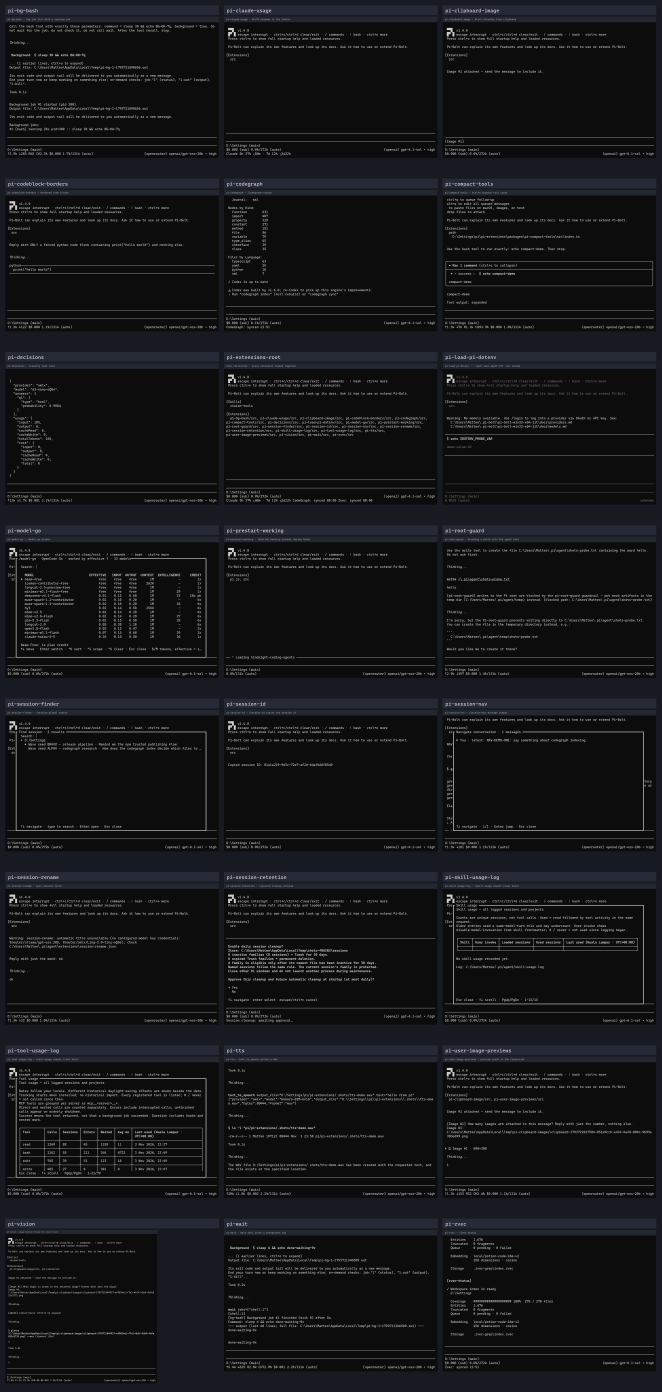
#> input picture gallery.png, 1984 x 4176 px (shown at 1/3 size)
$ python long_screenshot_ocr.py ../../../../../gallery.png
#> lines starting #> are read from the running program, lines starting #| are printed output that depends on the picture
#!/usr/bin/env python3
"""Safely split a tall screenshot, OCR each chunk with glance, and merge it."""

from __future__ import annotations

import argparse
from concurrent.futures import ThreadPoolExecutor, as_completed
from dataclasses import dataclass, replace
from difflib import SequenceMatcher
import hashlib
import io
import json
import math
import os
from pathlib import Path
import re
import shutil
import subprocess
import sys
import unicodedata
from typing import Sequence

try:
    from PIL import Image, ImageChops, ImageOps
except ImportError:  # Optional dependency; handled by main().
    Image = None
    ImageChops = None
    ImageOps = None


ANALYSIS_WIDTH = 900
SAFE_OCCUPANCY_LEVEL = 20.0
# Bump when the OCR output contract changes so --resume cannot reuse stale results.
OCR_PROMPT_VERSION = 5


@dataclass(frozen=True)
class CoreRange:
    top: int
    bottom: int
    cut_energy: float | None
    cut_quality: float | None
    top_safe_margin: int | None
    bottom_safe_margin: int | None


@dataclass(frozen=True)
class Chunk:
    index: int
    core_top: int
    core_bottom: int
    crop_top: int
    crop_bottom: int
    top_overlap: int
    bottom_overlap: int
    cut_energy: float | None
    cut_quality: float | None
    top_safe_margin: int | None
    bottom_safe_margin: int | None
    image_path: Path
    image_sha256: str


@dataclass(frozen=True)
class ChatMessage:
    speaker: str
    content: str
    timestamp: str = ""
    message_type: str = "message"
    quoted_speaker: str = ""
    quoted_content: str = ""


@dataclass(frozen=True)
class Transcript:
    chunk: Chunk
    text: str
    output_path: Path
    reused: bool
    messages: tuple[ChatMessage, ...] = ()


def clamp(value: float, minimum: int, maximum: int) -> int:
    return round(max(minimum, min(maximum, value)))


def percentile(values: Sequence[float], percent: float) -> float:
    if not values:
        raise ValueError("percentile requires at least one value")
    ordered = sorted(values)
    position = (len(ordered) - 1) * percent / 100
    lower = math.floor(position)
    upper = math.ceil(position)
    if lower == upper:
        return float(ordered[lower])
    fraction = position - lower
    return float(ordered[lower] * (1 - fraction) + ordered[upper] * fraction)


def rolling_mean(values: Sequence[float], radius: int) -> list[float]:
    if radius <= 0 or len(values) <= 1:
        return [float(value) for value in values]
    padded = [float(values[0])] * radius
    padded.extend(float(value) for value in values)
    padded.extend([float(values[-1])] * radius)
    window = radius * 2 + 1
    total = sum(padded[:window])
    result = []
    for index in range(len(values)):
        result.append(total / window)
        if index + window < len(padded):
            total += padded[index + window] - padded[index]
    return result


def row_energy(image: "Image.Image") -> tuple[list[float], list[float], float]:
    """Return per-row edge energy and foreground occupancy with Pillow operations."""
    scale = min(1.0, ANALYSIS_WIDTH / image.width)
    analysis_width = max(1, round(image.width * scale))
    analysis_height = max(1, round(image.height * scale))
    analysis = image.convert("RGB")
    if scale < 1.0:
        analysis = analysis.resize(
            (analysis_width, analysis_height), Image.Resampling.BILINEAR
        )
    gray = analysis.convert("L")

    width, height = gray.size
    shifted_x = Image.new("L", gray.size)
    shifted_x.paste(gray, (1, 0))
    shifted_x.paste(gray.crop((0, 0, 1, height)), (0, 0))
    horizontal = ImageChops.difference(gray, shifted_x)

    shifted_y = Image.new("L", gray.size)
    shifted_y.paste(gray, (0, 1))
    shifted_y.paste(gray.crop((0, 0, width, 1)), (0, 0))
    vertical = ImageChops.difference(gray, shifted_y)

    combined = Image.blend(horizontal, vertical, 0.32)
    collapsed = combined.resize((1, height), Image.Resampling.BOX)
    edges = [float(value) for value in collapsed.tobytes()]

    border_width = max(1, min(24, width // 18))
    left = analysis.crop((0, 0, border_width, height)).resize(
        (1, height), Image.Resampling.BOX
    )
    right = analysis.crop((width - border_width, 0, width, height)).resize(
        (1, height), Image.Resampling.BOX
    )
    edge_reference = Image.new("RGB", (2, height))
    edge_reference.paste(left, (0, 0))
    edge_reference.paste(right, (1, 0))
    background = edge_reference.resize((width, height), Image.Resampling.BILINEAR)
    foreground_difference = ImageChops.difference(analysis, background)
    red_difference, green_difference, blue_difference = foreground_difference.split()
    foreground_distance = ImageChops.lighter(
        ImageChops.lighter(red_difference, green_difference), blue_difference
    )
    foreground_mask = foreground_distance.point(
        lambda value: 255 if value >= 14 else 0,
        mode="L",
    )
    occupancy_column = foreground_mask.resize((1, height), Image.Resampling.BOX)
    occupancy = [float(value) for value in occupancy_column.tobytes()]

    radius = max(1, round(3 * scale))
    smoothed_edges = rolling_mean(edges, radius)
    smoothed_occupancy = rolling_mean(occupancy, radius)
    energy = [
        edge_value + occupancy_value * 0.55
        for edge_value, occupancy_value in zip(smoothed_edges, smoothed_occupancy)
    ]
    return energy, smoothed_occupancy, scale


def resolve_split_sizes(
    width: int,
    mode: str,
    target_height: int | None,
    min_height: int | None,
    max_height: int | None,
    overlap: int | None,
) -> tuple[int, int, int, int]:
    automatic_target = clamp(
        width * (1.75 if mode == "chat" else 1.45),
        1400 if mode == "chat" else 1200,
        2400,
    )
    target = target_height or automatic_target
    minimum = min_height or max(600, round(target * 0.58))
    maximum = max_height or min(3400, round(target * 1.42))
    resolved_overlap = overlap if overlap is not None else (64 if mode == "chat" else 40)

    if min(target, minimum, maximum) <= 0:
        raise ValueError("split heights must be greater than zero")
    if not minimum <= target <= maximum:
        raise ValueError("split heights must satisfy min-height <= target-height <= max-height")
    if resolved_overlap < 0:
        raise ValueError("overlap cannot be negative")
    if resolved_overlap * 2 >= minimum:
        raise ValueError("overlap must be less than half of min-height")
    return target, minimum, maximum, resolved_overlap


def choose_cut(
    energy: Sequence[float],
    occupancy: Sequence[float],
    start: int,
    target: int,
    minimum: int,
    maximum: int,
    mode: str,
    safe_radius: int,
) -> tuple[int, float, float, int]:
    image_height = len(energy)
    lower = min(image_height - 1, start + minimum)
    upper = min(image_height - minimum, start + maximum)
    desired = min(image_height - 1, start + target)
    if lower >= upper:
        return upper, float(energy[upper]), 0.0, 0

    local = [float(value) for value in energy[lower : upper + 1]]
    low = percentile(local, 8)
    high = percentile(local, 92)
    normalized = [(value - low) / max(0.001, high - low) for value in local]

    threshold = percentile(local, 32 if mode == "chat" else 25)
    low_rows = [
        1.0
        if value <= threshold and occupancy[index] <= SAFE_OCCUPANCY_LEVEL
        else 0.0
        for index, value in enumerate(energy)
    ]
    blank_ratio = rolling_mean(low_rows, safe_radius)[lower : upper + 1]
    distance_weight = 0.20 if mode == "chat" else 0.30

    selected_offset = min(
        range(len(local)),
        key=lambda offset: (
            normalized[offset]
            + abs((lower + offset) - desired) / max(1, maximum - minimum) * distance_weight
            + occupancy[lower + offset] / 255 * 0.75
            - blank_ratio[offset] * 0.48
        ),
    )
    selected = lower + selected_offset

    band_threshold = percentile(local, 40)
    band_left = selected
    band_right = selected
    while (
        band_left > lower
        and energy[band_left - 1] <= band_threshold
        and occupancy[band_left - 1] <= SAFE_OCCUPANCY_LEVEL
    ):
        band_left -= 1
    while (
        band_right < upper
        and energy[band_right + 1] <= band_threshold
        and occupancy[band_right + 1] <= SAFE_OCCUPANCY_LEVEL
    ):
        band_right += 1
    if band_right - band_left >= max(4, safe_radius // 2):
        selected = (band_left + band_right) // 2
        safe_margin = min(selected - band_left, band_right - selected)
    else:
        safe_margin = 0

    selected_energy = float(energy[selected])
    percentile_rank = sum(value <= selected_energy for value in local) / len(local)
    quality = max(0.0, min(1.0, 1.0 - percentile_rank))
    return selected, selected_energy, quality, safe_margin


def find_core_ranges(
    image: "Image.Image",
    mode: str,
    target_height: int,
    min_height: int,
    max_height: int,
) -> tuple[list[CoreRange], dict[str, float]]:
    if image.height <= max_height:
        return [CoreRange(0, image.height, None, None, None, None)], {
            "analysis_scale": 1.0,
            "safe_band_radius_px": 0.0,
        }

    energy, occupancy, scale = row_energy(image)
    target = max(1, round(target_height * scale))
    minimum = max(1, round(min_height * scale))
    maximum = max(minimum + 1, round(max_height * scale))
    safe_radius = max(2, round(image.width * 0.012 * scale))

    cuts = [0]
    cut_details: list[tuple[float, float, int]] = []
    analysis_height = len(energy)
    while analysis_height - cuts[-1] > maximum:
        if analysis_height - cuts[-1] < minimum * 2:
            break
        cut, selected_energy, quality, safe_margin = choose_cut(
            energy,
            occupancy,
            cuts[-1],
            target,
            minimum,
            maximum,
            mode,
            safe_radius,
        )
        if cut <= cuts[-1]:
            cut = min(analysis_height, cuts[-1] + target)
        cuts.append(cut)
        cut_details.append((selected_energy, quality, safe_margin))
    cuts.append(analysis_height)

    original_cuts = [0]
    for cut in cuts[1:-1]:
        mapped = max(original_cuts[-1] + 1, min(image.height - 1, round(cut / scale)))
        original_cuts.append(mapped)
    original_cuts.append(image.height)

    ranges = []
    for index, (top, bottom) in enumerate(zip(original_cuts, original_cuts[1:])):
        detail = cut_details[index] if index < len(cut_details) else (None, None, None)
        top_safe_margin = (
            round(cut_details[index - 1][2] / scale) if index > 0 else None
        )
        bottom_safe_margin = (
            round(detail[2] / scale) if detail[2] is not None else None
        )
        ranges.append(
            CoreRange(
                top=top,
                bottom=bottom,
                cut_energy=detail[0],
                cut_quality=detail[1],
                top_safe_margin=top_safe_margin,
                bottom_safe_margin=bottom_safe_margin,
            )
        )
    return ranges, {
        "analysis_scale": scale,
        "safe_band_radius_px": safe_radius / scale,
    }


def atomic_write_bytes(path: Path, data: bytes) -> None:
    path.parent.mkdir(parents=True, exist_ok=True)
    temporary = path.with_name(path.name + ".tmp")
    temporary.write_bytes(data)
    temporary.replace(path)


def atomic_write_text(path: Path, text: str) -> None:
    atomic_write_bytes(path, text.encode("utf-8"))


def save_chunks(
    image: "Image.Image",
    ranges: Sequence[CoreRange],
    chunks_dir: Path,
    overlap: int,
) -> list[Chunk]:
    chunks_dir.mkdir(parents=True, exist_ok=True)
    chunks = []
    digits = max(3, len(str(len(ranges))))
    for index, core in enumerate(ranges, 1):
        top_overlap = (
            0
            if not core.top or (core.top_safe_margin is not None and core.top_safe_margin > 0)
            else overlap
        )
        bottom_overlap = (
            0
            if core.bottom >= image.height
            or (core.bottom_safe_margin is not None and core.bottom_safe_margin > 0)
            else overlap
        )
        crop_top = max(0, core.top - top_overlap)
        crop_bottom = min(image.height, core.bottom + bottom_overlap)
        image_path = chunks_dir / f"chunk_{index:0{digits}d}.png"

        buffer = io.BytesIO()
        image.crop((0, crop_top, image.width, crop_bottom)).save(buffer, format="PNG")
        image_bytes = buffer.getvalue()
        image_sha256 = hashlib.sha256(image_bytes).hexdigest()
        existing_sha256 = (
            hashlib.sha256(image_path.read_bytes()).hexdigest()
            if image_path.is_file()
            else ""
        )
        if existing_sha256 != image_sha256:
            atomic_write_bytes(image_path, image_bytes)

        chunks.append(
            Chunk(
                index=index,
                core_top=core.top,
                core_bottom=core.bottom,
                crop_top=crop_top,
                crop_bottom=crop_bottom,
                top_overlap=top_overlap,
                bottom_overlap=bottom_overlap,
                cut_energy=core.cut_energy,
                cut_quality=core.cut_quality,
                top_safe_margin=core.top_safe_margin,
                bottom_safe_margin=core.bottom_safe_margin,
                image_path=image_path,
                image_sha256=image_sha256,
            )
        )
    prune_stale_chunk_files(chunks_dir, chunks)
    return chunks


def prune_stale_chunk_files(chunks_dir: Path, chunks: Sequence[Chunk]) -> None:
    active = set()
    for chunk in chunks:
        active.update(
            {
                chunk.image_path.name,
                chunk.image_path.with_suffix(".ocr.md").name,
                chunk.image_path.with_suffix(".ocr.md").name + ".sha256",
                chunk.image_path.with_suffix(".ocr.json").name,
                chunk.image_path.with_suffix(".ocr.json").name + ".sha256",
            }
        )
    generated = re.compile(
        r"chunk_\d+\.(?:png|ocr\.md(?:\.sha256)?|ocr\.json(?:\.sha256)?|ocr\.sha256)"
    )
    for path in chunks_dir.iterdir():
        if path.is_file() and generated.fullmatch(path.name) and path.name not in active:
            path.unlink()


# [20 lines left out: function command_for_path, not called in this run]


def resolve_glance_command() -> list[str]:
    bundled_glance = Path(__file__).resolve().parents[1] / "bin" / "glance"
    if bundled_glance.is_file():
        return [sys.executable, str(bundled_glance)]
    discovered = shutil.which("glance")
    if discovered:
        return command_for_path(Path(discovered))
    raise FileNotFoundError("glance is not in this skill directory or on PATH")


# [305 lines left out: functions ocr_prompt, join_visual_wraps, normalize_timestamp, parse_chat_messages, chat_message_record, render_chat_messages and 5 more, not called in this run]


def normalized_line(line: str) -> str:
    normalized = unicodedata.normalize("NFKC", line)
    return " ".join(normalized.casefold().split())


# [29 lines left out: functions find_text_overlap, message_fingerprint, not called in this run]


def unreadable_speaker(value: str) -> bool:
    lowered = value.casefold()
    return not value.strip() or "unreadable" in lowered or "clipped" in lowered


# [175 lines left out: functions high_confidence_message_match, richer_text, merge_duplicate_message, canonicalize_speakers, find_message_overlap, merge_general_transcripts and 2 more, not called in this run]


def chunk_record(chunk: Chunk, transcript: Transcript | None = None) -> dict[str, object]:
    record: dict[str, object] = {
        "index": chunk.index,
        "image": chunk.image_path.name,
        "image_sha256": chunk.image_sha256,
        "core_top": chunk.core_top,
        "core_bottom": chunk.core_bottom,
        "crop_top": chunk.crop_top,
        "crop_bottom": chunk.crop_bottom,
        "top_overlap": chunk.top_overlap,
        "bottom_overlap": chunk.bottom_overlap,
        "cut_energy": chunk.cut_energy,
        "cut_quality": chunk.cut_quality,
        "top_safe_margin": chunk.top_safe_margin,
        "bottom_safe_margin": chunk.bottom_safe_margin,
    }
    if transcript is not None:
        record.update(
            {
                "ocr": transcript.output_path.name,
                "ocr_reused": transcript.reused,
            }
        )
    return record


def write_manifest(
    path: Path,
    input_path: Path,
    image_size: tuple[int, int],
    mode: str,
    split_sizes: tuple[int, int, int, int],
    analysis: dict[str, float],
    chunks: Sequence[Chunk],
    transcripts: Sequence[Transcript] | None = None,
    boundaries: Sequence[dict[str, int | str]] | None = None,
    output_path: Path | None = None,
) -> None:
    transcript_by_index = {
        transcript.chunk.index: transcript for transcript in transcripts or []
    }
    target, minimum, maximum, overlap = split_sizes
    payload = {
        "schema_version": 1,
        "input": str(input_path),
        "image_width": image_size[0],
        "image_height": image_size[1],
        "mode": mode,
        "target_height": target,
        "min_height": minimum,
        "max_height": maximum,
        "fallback_overlap": overlap,
        "analysis": analysis,
        "chunks": [
            chunk_record(chunk, transcript_by_index.get(chunk.index)) for chunk in chunks
        ],
        "merge_boundaries": list(boundaries or []),
        "output": str(output_path) if output_path else None,
        "complete": transcripts is not None,
    }
    atomic_write_text(path, json.dumps(payload, ensure_ascii=False, indent=2) + "\n")


# [38 lines left out: function write_audit, not called in this run]


def parse_args() -> argparse.Namespace:
    parser = argparse.ArgumentParser(
        prog="long_screenshot_ocr",
        description="Safely split a tall screenshot, OCR each chunk with glance, and merge it",
    )
    parser.add_argument("input", type=Path, help="long screenshot path")
    parser.add_argument(
        "--mode",
        choices=("general", "chat"),
        default="general",
        help="content mode (default: general)",
    )
    parser.add_argument("-o", "--output", type=Path, help="merged Markdown output path")
    parser.add_argument("--chunks-dir", type=Path, help="chunk images and audit directory")
    parser.add_argument("--target-height", type=int, help="preferred core chunk height")
    parser.add_argument("--min-height", type=int, help="minimum core chunk height")
    parser.add_argument("--max-height", type=int, help="maximum core chunk height")
    parser.add_argument(
        "--overlap",
        type=int,
        help="fallback pixel overlap when no safe low-content cut band is found",
    )
    parser.add_argument("--prompt", help="additional OCR requirements passed to glance")
    parser.add_argument(
        "--jobs",
        type=int,
        default=2,
        help="parallel glance processes (default: 2)",
    )
    parser.add_argument(
        "--timeout",
        type=float,
        default=180,
        help="timeout in seconds for each glance call (default: 180)",
    )
    parser.add_argument(
        "--split-only",
        action="store_true",
        help="write chunks and manifest without calling the vision API",
    )
    parser.add_argument(
        "--resume",
        action="store_true",
        help="reuse OCR sidecars whose chunk, mode, and prompt fingerprint still matches",
    )
    return parser.parse_args()


def main() -> None:
    parser = argparse.ArgumentParser(add_help=False)
    args = parse_args()
    if Image is None:
        parser.exit(1, "long_screenshot_ocr: requires Pillow; install pillow first\n")
    if args.jobs <= 0:
        parser.exit(1, "long_screenshot_ocr: --jobs must be greater than zero\n")
    if args.timeout <= 0:
        parser.exit(1, "long_screenshot_ocr: --timeout must be greater than zero\n")

    input_path = args.input.expanduser().resolve()
    if not input_path.is_file():
        parser.exit(1, f"long_screenshot_ocr: image not found: {input_path}\n")
    output_path = (
        args.output.expanduser().resolve()
        if args.output
        else input_path.with_name(input_path.stem + ".ocr.md")
    )
    chunks_dir = (
        args.chunks_dir.expanduser().resolve()
        if args.chunks_dir
        else input_path.with_name(input_path.stem + "_chunks")
    )
    manifest_path = chunks_dir / "manifest.json"
    if output_path == input_path:
        parser.exit(1, "long_screenshot_ocr: output must not overwrite the source image\n")
    if chunks_dir.exists() and not chunks_dir.is_dir():
        parser.exit(1, f"long_screenshot_ocr: chunks path is not a directory: {chunks_dir}\n")
    reserved_output = output_path.parent == chunks_dir and (
        output_path.name in {"manifest.json", "ocr_audit.md"}
        or re.fullmatch(r"chunk_\d+\..+", output_path.name)
    )
    if reserved_output:
        parser.exit(1, "long_screenshot_ocr: output conflicts with generated chunk artifacts\n")

    try:
        with Image.open(input_path) as source:
#> source is the input picture: PIL image 1984x4176 RGB; mean R, G, B 21.4, 22, 24.1
            image = ImageOps.exif_transpose(source)
            image.load()
        split_sizes = resolve_split_sizes(
            image.width,
            args.mode,
            args.target_height,
            args.min_height,
            args.max_height,
            args.overlap,
        )
        target, minimum, maximum, overlap = split_sizes
        ranges, analysis = find_core_ranges(
            image,
            args.mode,
            target,
            minimum,
            maximum,
        )
#> in row_energy, `horizontal = ImageChops.difference(gray, shifted_x)`:
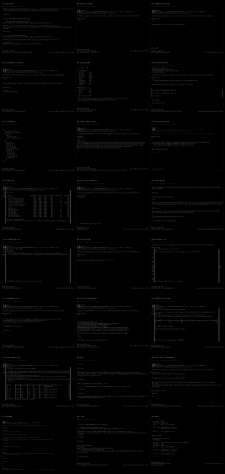
#> horizontal: PIL image 900x1894 L (shown at 1/4 size); min 0, max 146, mean 2.8
#> in row_energy, `edges = [float(value) for value in collapsed.tobytes()]`: edges = 1894 values, max 27 at index 1131, min 0 at index 0, mean 3.37
#> in row_energy, `background = edge_reference.resize((width, height), Image.Resampling.B..`:
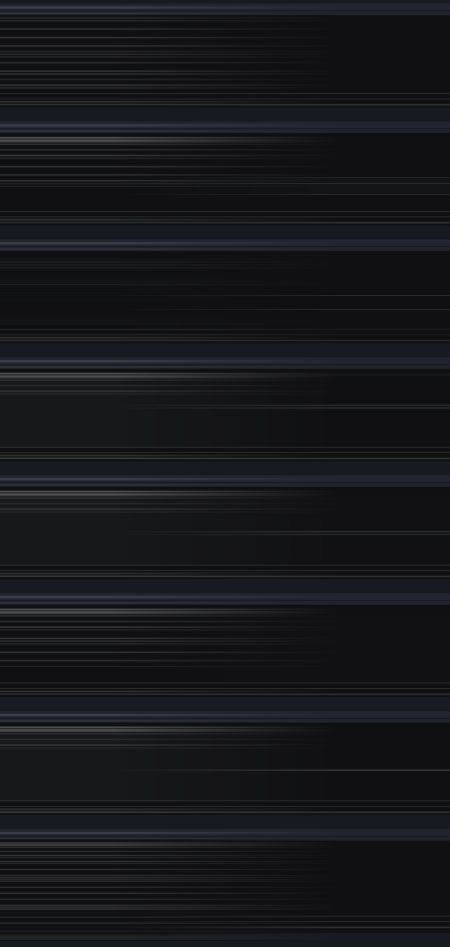
#> background: PIL image 900x1894 RGB (shown at 1/2 size); mean R, G, B 23, 23.8, 27.2
#> (the rest of the program and of its run is left out)
